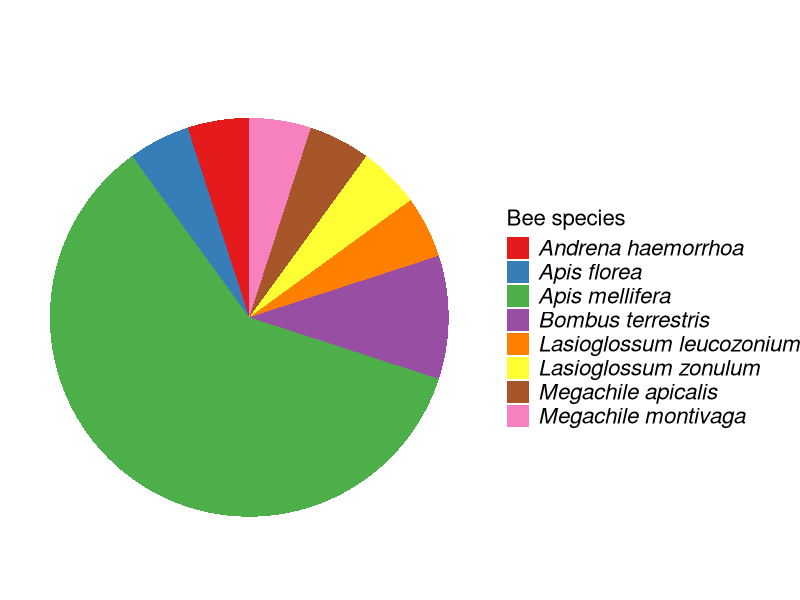

Reproduce this figure in R. (Note: this script raises an error after producing the figure.)
################################################################################
#### Ecological Synthesis Lab (SintECO): https://marcomellolab.wordpress.com

#### Authors: Cristina A. Kita, Isabel Alves-dos-Santos, Michael Hrncir, 
#### Sara D. Leonhardt & Marco A. R. Mello

#### See README for further info:
#### https://github.com/CKita/BeeFlow#readme
################################################################################


################################################################################
########################### BEES - ABUNDANCE ###################################
################################################################################


#Let's get ready for running the code provided here. 

#Set the working directory to the source of this script file.   
setwd(dirname(rstudioapi::getActiveDocumentContext()$path))
getwd()

#Delete all previous objects.
rm(list= ls())

#Load or install the required packages
if(!require(ggplot2)){
  install.packages("ggplot2")
  library(ggplot2)
}

if(!require(dplyr)){
  install.packages("dplyr")
  library(dplyr)
}

if(!require(vcd)){
  install.packages("vcd")
  library(vcd)
}


# First, let's import and check our data set.
WithApis <- read.csv("../Data/withApis.csv", h= T, sep = ";")
class(WithApis)
str(WithApis)
head(WithApis)
tail(WithApis)


# Count the bee species

beeSpecies <- WithApis$BeeSpecies
beeSpecies <- as.data.frame(beeSpecies)
speciesCount <- table(beeSpecies)
print(speciesCount)

# Convert the table to a data frame 
df_speciesCount <- as.data.frame(speciesCount)
colnames(df_speciesCount) <- c("Species", "Frequency")
print(df_speciesCount)

# Plot the pie chart
g1 <- ggplot(df_speciesCount, aes(x = "", y = Frequency, fill = Species)) +
  geom_bar(stat = "identity", width = 1) +
  coord_polar("y", start = 0) +
  theme_void() + 
  labs(fill = "Bee species") +
  ggtitle("") +
  scale_fill_brewer(palette = "Set1") +
  theme(
    plot.title = element_text(size = 20, face = "bold",hjust = 0.5),     
    legend.title = element_text(size = 16),                  
    legend.text = element_text(size = 16, face = "italic")                    
  )

g1

#Export the pie chart as a PNG image.
png("../Figure/withApis.png", res = 300,
    width = 4000, height = 2000, unit = "px")
g1

dev.off()

########################### THE END ############################################
